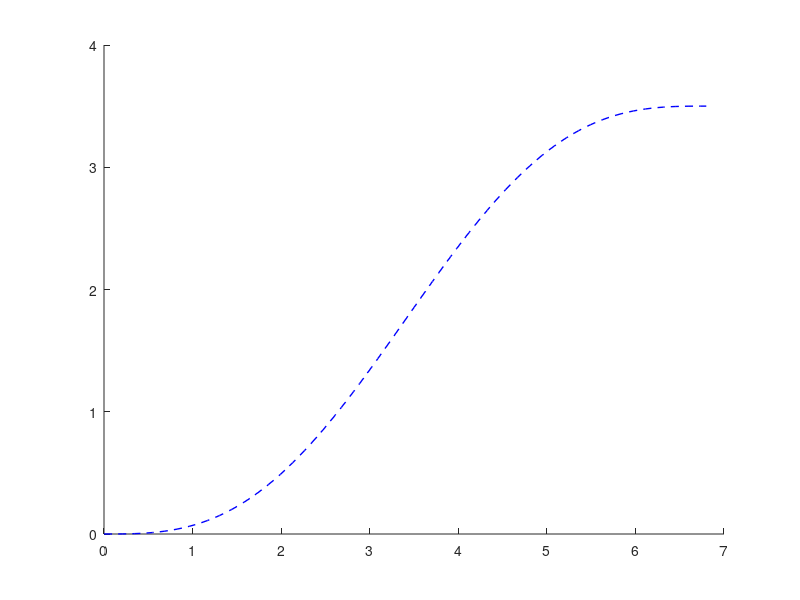

The MATLAB script that drew this image: (Note: this script raises an error after producing the figure.)
clear all
close all
clc

figure,
hold on

x_set = [0 2 3.4 5.2 6.8];
y_set = [0 0.8 1.75 3 3.5];
time = linspace(0,6.8,100);
t0 = 6.8;
b =3.5/t0;

rho = 0.0375*(130/3.6)-0.5500;

f_prime_1 = b*cos(2*pi*time/t0);
f_prime_2 = -f_prime_1;
f_prime_3 = f_prime_2+b;
f = -b*t0/(2*pi)*sin(2*pi*time/t0)+b*time;
f_trasl = -b*t0/(2*pi)*sin(2*pi*(time+rho)/t0)+b*(time+rho);

 plot(time,f,'b--','linewidth',1)
 hold on
 plot(time,f_trasl,'color','[0.4660 0.6740 0.1880]','linewidth',1)
 legend('Original offset function','Offset function when v_{ego} = 130 km/h')
 title('Offset function shifted')
 
yline(0,'k--');
scatter(0,0,'b','o','linewidth',1);
scatter(6.8,3.5,'r','o','linewidth',1);
txt ='T_f'
text(6.5,-2.3,txt,'fontsize',10,'color','[0.9290 0.6940 0.1250]')
ylim([-2.5 6])
xline(6.8,'color','[0.9290 0.6940 0.1250]','linewidth',1)
yline(3.5,'k--')
yline(5.25,'k','linewidth',1)
yline(1.75,'k','linewidth',1)
yline(-1.75,'k','linewidth',1)
P1=[6.6 3.5];
P2=[6.8 3.5];
P3=[0 0];
P4=[0.2 0];
x_s_1 = [P1(1) P2(1)];
y_s_1 = [P1(2) P2(2)];
t_s_1 = linspace(6.6,6.8,10);
x_s_2 = [P3(1) P4(1)];
y_s_2 = [P3(2) P4(2)];
t_s_2 = linspace(0,0.2,10);
seg_1 = spline(x_s_1,y_s_1,t_s_1);
seg_2 = spline(x_s_2,y_s_2,t_s_2);
xlabel('Time [s]')
ylabel('Lateral displacement [m]')



traj_orig = spline(x_set,y_set,time);
t0 = 6.8;
b =3.5/t0;

rho = 0.0375*(130/3.6)-0.5500;

f_prime_1 = b*cos(2*pi*time/t0);
f_prime_2 = -f_prime_1;
f_prime_3 = f_prime_2+b;
f = -b*t0/(2*pi)*sin(2*pi*time/t0)+b*time;
f_trasl = -b*t0/(2*pi)*sin(2*pi*(time+rho)/t0)+b*(time+rho);

legend('Original offset function','Offset function when v_{ego} = 130 km/h')

return
% plot(time,traj_orig,'b','color','[0 0.4470 0.7410]','linewidth',1)
% title('Overtake & Re-entry offsets')
%   plot(t_s_1,seg_1,'color','[0.3010 0.7450 0.9330]','linewidth',4) 
%   hold on 
%   plot(t_s_2,seg_2,'color','[0.3010 0.7450 0.9330]','linewidth',4) 
%   title('Overtake & Re-entry offsets')
% plot(time,f_prime_1,'color','[0.4660 0.6740 0.1880]','linewidth',1)
% title('Derivative of the function')
%  plot(time,f_prime_2,'color','[0.4940 0.1840 0.5560]','linewidth',1)
%  title('Derivative of the function mirrored')
% plot(time,f_prime_3,'color','[0.8500 0.3250 0.0980]','linewidth',1)
% title('Derivative of the function shifted')
%   plot(time,f,'b--','linewidth',1)
%   hold on
% % title('Offset function')
%  plot(time,f_trasl,'color','[0.4660 0.6740 0.1880]','linewidth',1)
%  legend('Original offset function','Offset function when v_{ego} = 130 km/h')
%  title('Offset function translated')




